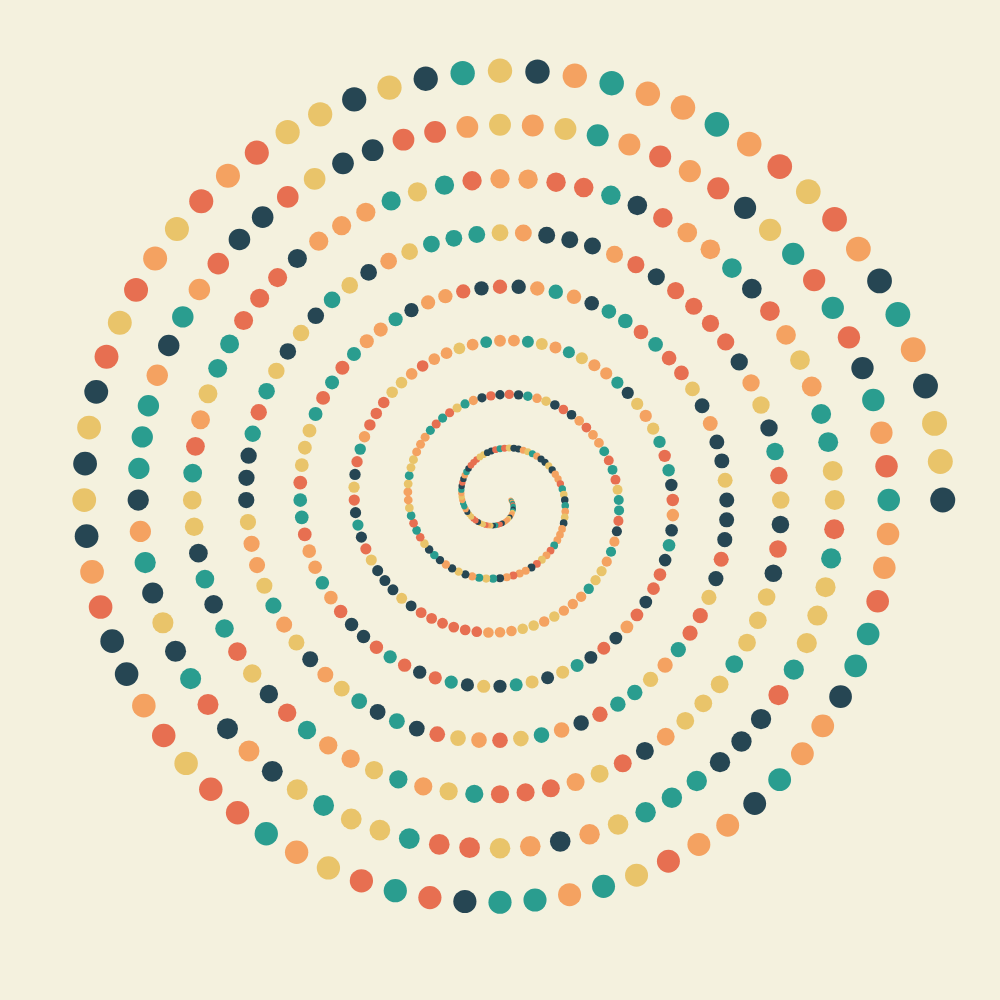
Frame 1 (no input)
Frame 60 (no input): identical to frame 1, image omitted
Frame 120 (the mouse pressed at the canvas centre since frame 60): identical to frame 1, image omitted

The p5.js sketch that drew this single still picture (run headless with seeded random() and noise() and a simulated clock; from frame 60 on, the mouse is pressed at the canvas centre):

// p5.js sketch
// ── sketch.js

let colors = ['#264653', '#2A9D8F', '#E9C46A', '#F4A261', '#E76F51'];
let bg_col = ['#F4F1DE'];

let width = 1000;
let height = 1000;

let radius = 10;
let cent_X = width / 2;
let cent_Y = height / 2;

let ang_max = 3600 - 720;
let last_x = -999;
let last_y = -999;

function setup() {
  createCanvas(width, height);
  background(bg_col);

  strokeWeight(5);
  stroke(0, 30);
  noFill();

  stroke(20, 50, 70);
  for (let ang = 0; ang <= ang_max; ang += 5) {
    radius += 0.75;
    let rad = radians(ang);
    let x = cent_X + (radius * cos(rad));
    let y = cent_Y + (radius * sin(rad));
    let col = random(colors);
    stroke(col);
    strokeWeight(ang / ang_max * 20 + 5);
    point(x, y);
  }

}

function draw() {

}
